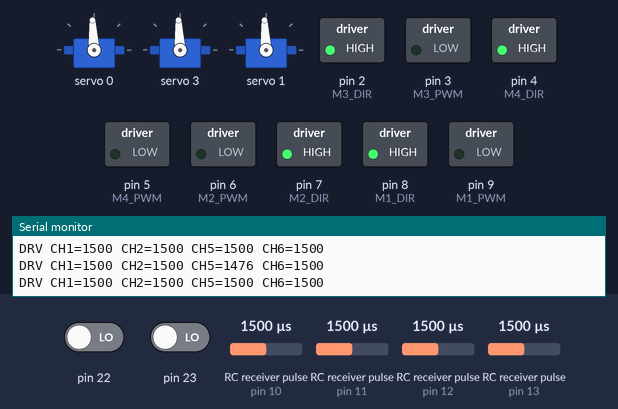
A sketch run on a simulated Arduino Uno, built with avr-gcc and run on an emulated ATmega328P. Parts: 3 × servo, switched loads named in the sketch (green lamp = pin HIGH), the last lines printed to the serial monitor. Wiring (inferred from the names in the program): 4 × RC receiver channel: data pin 10 / data pin 11 / data pin 12 / data pin 13. The inputs (shaded band) are chosen by the test bench; at power-on: RC receiver pulse (sensors on pin 10, pin 12, pin 11, pin 13) 1500 µs, pin 22 LOW, pin 23 LOW.

Above: at 1.2 s.
1.3 s: RC receiver pulse (sensor on pin 10) set to 1250 µs
At 2.86 s:
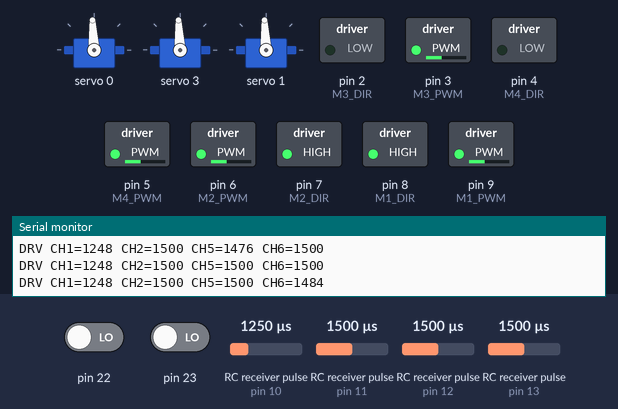
4.3 s: RC receiver pulse (sensor on pin 12) set to 1020 µs
At 5.68 s:
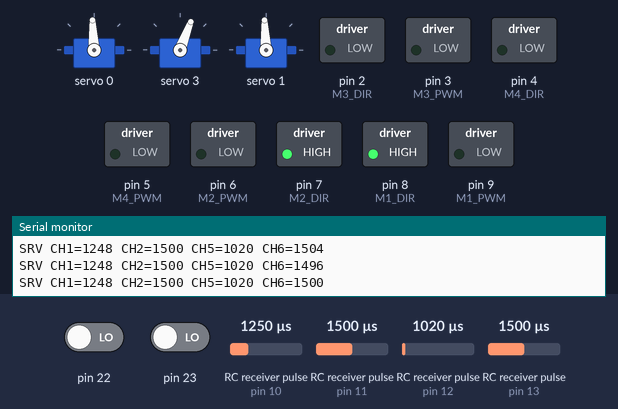
7.3 s: RC receiver pulse (sensor on pin 11) set to 1020 µs
At 7.7 s:
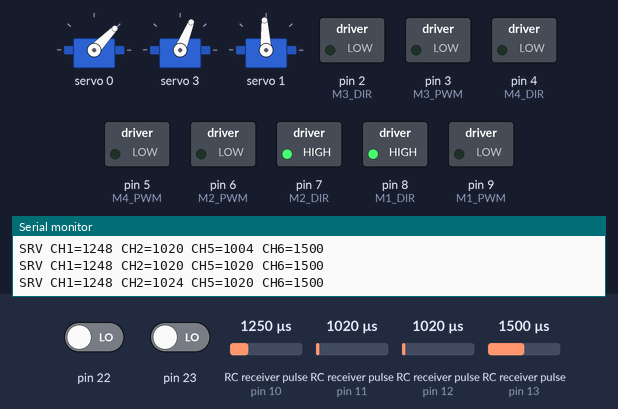
10.3 s: RC receiver pulse (sensor on pin 13) set to 1750 µs
At 12.3 s:
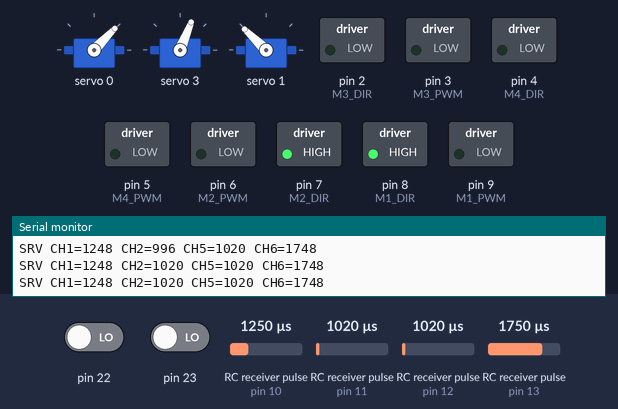
13.3 s: RC receiver pulse (sensor on pin 10) set to 1020 µs
16.3 s: RC receiver pulse (sensor on pin 11) set to 1250 µs
Timing chart, 0 to 20.3 s (numbered marks = the images above; inputs shaded):
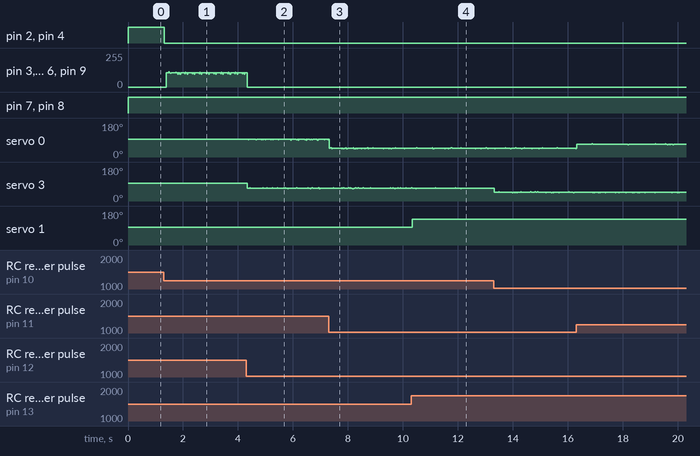

The sketch:

rover_logic.ino
```cpp
// ===== Rover 4-Motor + I2C Servos — Right-stick arcade =====
// Motors (MD20A drivers):
//   M1(9,8)  = Back Right
//   M2(6,7)  = Front Right
//   M3(3,2)  = Front Left
//   M4(5,4)  = Back Left
//
// Receiver (Spektrum DX6e, Mode 2 or 3):
//   CH1 Aileron  -> D10 (up down)  [PCINT PB2]
//   CH4 Elevator -> D11 (left right)  [PCINT PB3]
//   CH6 Aux1     -> D12 (mode switch: DRIVE<->SERVO) [PCINT PB4]
//   CH5 Aux2     -> D13 (servo snap 90° toggle)      [PCINT PB5]
//
// Servos via PCA9685 (I2C):
//   SERVO_A_CH and SERVO_B_CH mirror right stick in SERVO mode
//   SERVO_SNAP_CH goes to 90° when CH6 high, else neutral
//
// Notes:
// - No physical E-STOP pin. Failsafe (no fresh RX) → motors stop, servos neutral.
// - Per-motor inversion & steer/throttle inversion are configurable below.

#include <Arduino.h>
#include <Wire.h>
#include <Adafruit_PWMServoDriver.h>

// ---------------- Pin map ----------------
const uint8_t M1_PWM = 9,  M1_DIR = 8;   // Back right  (RIGHT side)
const uint8_t M2_PWM = 6,  M2_DIR = 7;   // Front right (RIGHT side)
const uint8_t M3_PWM = 3,  M3_DIR = 2;   // Front left  (LEFT side)
const uint8_t M4_PWM = 5,  M4_DIR = 4;   // Back left   (LEFT side)

// RX pins on PORTB (so we can read all with one PCINT vector)
const uint8_t RX_CH1_PIN = 10; // PB2
const uint8_t RX_CH2_PIN = 11; // PB3
const uint8_t RX_CH6_PIN = 12; // PB4  (mode switch)
const uint8_t RX_CH5_PIN = 13; // PB5  (snap switch)

// ---------------- I2C Servo config ----------------
// PCA9685 defaults to 0x40; change if yours is different.
Adafruit_PWMServoDriver pwm = Adafruit_PWMServoDriver(0x40);

// Pick channels on the PCA9685
const uint8_t SERVO_A_CH    = 0;   // mirrors throttle (U/D)
const uint8_t SERVO_B_CH    = 3;   // snap servo (CH5) working
const uint8_t SERVO_SNAP_CH = 1;   // L/R brush working

// pulse range for your servos on the PCA9685 (adjust if needed)
const uint16_t SERVO_MIN_US = 1000;
const uint16_t SERVO_MAX_US = 2000;
const uint16_t SERVO_NEUTRAL_US = 1500;
const uint16_t SERVO_SNAP_US    = 1950;  // ~90° (tune for your horn)

// Helper to write microseconds to PCA9685 channel
void pwmWriteUS(uint8_t ch, uint16_t us) {
  // PCA9685 runs at ~50–60 Hz; Adafruit lib maps setPWMFreq properly.
  // Convert microseconds to 12-bit ticks:
  // ticks = us * freq(Hz) * 4096 / 1e6
  // We set freq to 50 Hz below.
  const float freq = 50.0f;
  uint16_t ticks = (uint16_t)constrain((long)(us * freq * 4096.0f / 1000000.0f), 0L, 4095L);
  pwm.setPWM(ch, 0, ticks);
}

// ---------------- Tuning -----------------
const int      PULSE_MIN   = 1000;       // µs
const int      PULSE_CEN   = 1500;
const int      PULSE_MAX   = 2000;
const int      DEAD_US     = 40;
uint8_t        MAX_PWM     = 140;        // soft limit → raise when verified
const uint32_t FAILSAFE_MS = 150;        // stop if no RX update in this time
const int16_t  SLEW        = 8;          // PWM step per loop (ramp)

// Inversion knobs
bool INVERT_STEER     = false;           // flip stick L/R if turn is backwards
bool INVERT_THROTTLE  = false;           // flip stick U/D

// Per-motor flips (if a wheel spins wrong on forward)
bool INV_M1 = false;  // back right
bool INV_M2 = false;  // front right
bool INV_M3 = false;  // front left
bool INV_M4 = false;  // back left

// Mode thresholds (µs) for CH5 with hysteresis
const int MODE_SERVO_THRESHOLD_US = 1400; // below → SERVO mode
const int MODE_DRIVE_THRESHOLD_US = 1600; // above → DRIVE mode

// ---------------- RX state (all on PORTB) ----------------
volatile uint32_t ch1Rise=0, ch2Rise=0, ch5Rise=0, ch6Rise=0;
volatile uint16_t ch1_us=1500, ch2_us=1500, ch5_us=1500, ch6_us=1100;
volatile uint32_t lastRxMicros=0;
volatile uint8_t  prevPortB=0;

// --------------- Helpers ----------------
int16_t usToSigned255(int us) {
  us = constrain(us, PULSE_MIN, PULSE_MAX);
  int d = us - PULSE_CEN;
  if (abs(d) <= DEAD_US) return 0;
  long out = (long)d * 255 / 500;        // map 1000..2000 → -255..+255
  out = constrain(out, -255, 255);
  // gentle expo around center
  const uint8_t EXPO_PCT = 20;           // 0..100
  if (EXPO_PCT > 0) {
    float x = out / 255.0f;
    float expo = x*x*x;
    float mix = (1.0f - EXPO_PCT/100.0f)*x + (EXPO_PCT/100.0f)*expo;
    out = (int16_t)(mix * 255.0f);
  }
  return (int16_t)out;
}

inline void setMotor(uint8_t pwmPin, uint8_t dirPin, int16_t val) {
  int16_t v = constrain(val, -255, 255);
  if (v >= 0) { digitalWrite(dirPin, HIGH); analogWrite(pwmPin, (uint8_t)constrain((int)v, 0, (int)MAX_PWM)); }
  else        { digitalWrite(dirPin, LOW ); analogWrite(pwmPin, (uint8_t)constrain((int)(-v), 0, (int)MAX_PWM)); }
}

inline void stopAll() {
  analogWrite(M1_PWM, 0); analogWrite(M2_PWM, 0);
  analogWrite(M3_PWM, 0); analogWrite(M4_PWM, 0);
}

void driveLR(int16_t left, int16_t right) {
  // Right side = M1 (back-right), M2 (front-right)
  setMotor(M1_PWM, M1_DIR, INV_M1 ? -right : right);
  setMotor(M2_PWM, M2_DIR, INV_M2 ? -right : right);
  // Left side  = M3 (front-left), M4 (back-left)
  setMotor(M3_PWM, M3_DIR, INV_M3 ? -left  : left);
  setMotor(M4_PWM, M4_DIR, INV_M4 ? -left  : left);
}

// --------- Pin-change ISR for D10..D13 (PORTB) ----------
ISR(PCINT0_vect) {
  uint8_t pins = PINB;
  uint8_t changed = pins ^ prevPortB;
  prevPortB = pins;

  uint32_t now = micros();

  // D10 (PB2) CH1 Aileron
  if (changed & _BV(PB2)) {
    if (pins & _BV(PB2)) ch1Rise = now;  // rising
    else if (ch1Rise) {
      ch1_us = (uint16_t)constrain((int32_t)(now - ch1Rise), 900, 2100);
      lastRxMicros = now;
    }
  }
  // D11 (PB3) CH2 Elevator
  if (changed & _BV(PB3)) {
    if (pins & _BV(PB3)) ch2Rise = now;
    else if (ch2Rise) {
      ch2_us = (uint16_t)constrain((int32_t)(now - ch2Rise), 900, 2100);
      lastRxMicros = now;
    }
  }
  // D12 (PB4) CH5 Aux (mode)
  if (changed & _BV(PB4)) {
    if (pins & _BV(PB4)) ch5Rise = now;
    else if (ch5Rise) {
      ch5_us = (uint16_t)constrain((int32_t)(now - ch5Rise), 900, 2100);
      lastRxMicros = now;
    }
  }
  // D13 (PB5) CH6 Aux (snap)
  if (changed & _BV(PB5)) {
    if (pins & _BV(PB5)) ch6Rise = now;
    else if (ch6Rise) {
      ch6_us = (uint16_t)constrain((int32_t)(now - ch6Rise), 900, 2100);
      lastRxMicros = now;
    }
  }
}

// ----------------- Setup/loop -----------------------
void setup() {
  // Motors
  pinMode(M1_DIR, OUTPUT); pinMode(M2_DIR, OUTPUT);
  pinMode(M3_DIR, OUTPUT); pinMode(M4_DIR, OUTPUT);
  pinMode(M1_PWM, OUTPUT); pinMode(M2_PWM, OUTPUT);
  pinMode(M3_PWM, OUTPUT); pinMode(M4_PWM, OUTPUT);
  stopAll();

  // RX pins
  pinMode(RX_CH1_PIN, INPUT);
  pinMode(RX_CH2_PIN, INPUT);
  pinMode(RX_CH5_PIN, INPUT);
  pinMode(RX_CH6_PIN, INPUT);

  // Enable PCINT on D10..D13 (PB2..PB5)
  prevPortB = PINB;                   // snapshot
  PCICR  |= _BV(PCIE0);               // enable PCINT for PORTB
  PCMSK0 |= _BV(PCINT2) | _BV(PCINT3) | _BV(PCINT4) | _BV(PCINT5);

  // I2C Servos
  Wire.begin();
  pwm.begin();
  pwm.setPWMFreq(50.0f); // 50 Hz typical for hobby servos
  pwmWriteUS(SERVO_A_CH,    SERVO_NEUTRAL_US);
  pwmWriteUS(SERVO_B_CH,    SERVO_NEUTRAL_US);
  pwmWriteUS(SERVO_SNAP_CH, SERVO_NEUTRAL_US);

  Serial.begin(115200);
  Serial.println(F("=== Rover: DRIVE<->SERVO on CH5, SNAP on CH6 ==="));
  Serial.print(F("INV_M1=")); Serial.print(INV_M1);
  Serial.print(F(" INV_M2=")); Serial.print(INV_M2);
  Serial.print(F(" INV_M3=")); Serial.print(INV_M3);
  Serial.print(F(" INV_M4=")); Serial.println(INV_M4);
}

void loop() {
  // Copy RX safely
  noInterrupts();
  uint16_t us1 = ch1_us;   // steer
  uint16_t us2 = ch2_us;   // throttle
  uint16_t us5 = ch5_us;   // mode
  uint16_t us6 = ch6_us;   // snap
  uint32_t lastUs = lastRxMicros;
  interrupts();

  static int16_t curL = 0, curR = 0;
  static bool driveMode = true; // start in DRIVE

  // Determine mode with hysteresis
  if (driveMode) {
    if (us5 < MODE_SERVO_THRESHOLD_US) driveMode = false; // → SERVO
  } else {
    if (us5 > MODE_DRIVE_THRESHOLD_US) driveMode = true;  // → DRIVE
  }

  // Failsafe: stale pulses → stop/neutral
  bool stale = (micros() - lastUs) > (FAILSAFE_MS * 1000UL);

  if (driveMode && !stale) {
    // --- DRIVE: right-stick arcade ---
    int16_t steer = usToSigned255(us1);
    int16_t thr   = usToSigned255(us2);
    if (INVERT_STEER)    steer = -steer;
    if (INVERT_THROTTLE) thr   = -thr;

    long targetL = (long)thr + (long)steer;
    long targetR = (long)thr - (long)steer;
    targetL = constrain(targetL, -255, 255);
    targetR = constrain(targetR, -255, 255);

    auto step = [](int16_t cur, int16_t tgt)->int16_t {
      if (tgt > cur) { int16_t n = cur + SLEW; return (n > tgt) ? tgt : n; }
      if (tgt < cur) { int16_t n = cur - SLEW; return (n < tgt) ? tgt : n; }
      return cur;
    };
    curL = step(curL, (int16_t)targetL);
    curR = step(curR, (int16_t)targetR);

    driveLR(curL, curR);

    // hold servos neutral while in DRIVE
    pwmWriteUS(SERVO_A_CH,    SERVO_NEUTRAL_US);
    pwmWriteUS(SERVO_B_CH,    SERVO_NEUTRAL_US);
    pwmWriteUS(SERVO_SNAP_CH, (us6 > 1600) ? SERVO_SNAP_US : SERVO_NEUTRAL_US);
  } else {
    // --- SERVO MODE or STALE: motors idle, servos follow right stick ---
    stopAll();
    curL = 0; curR = 0;

    // map right stick to two servos
    auto usClamp = [](int u){ return (int)constrain(u, SERVO_MIN_US, SERVO_MAX_US); };
    // throttle (U/D) to SERVO_A, steer (L/R) to SERVO_B
    pwmWriteUS(SERVO_A_CH, usClamp(us2));
    pwmWriteUS(SERVO_B_CH, usClamp(us1));
    pwmWriteUS(SERVO_SNAP_CH, (us6 > 1600) ? SERVO_SNAP_US : SERVO_NEUTRAL_US);
  }

  // Telemetry ~20 Hz
  static uint32_t t0 = 0;
  if (millis() - t0 > 50) {
    t0 = millis();
    if (driveMode) {
  Serial.print(F("DRV "));
} else {
  Serial.print(F("SRV "));
}
    Serial.print(F("CH1=")); Serial.print(us1);
    Serial.print(F(" CH2=")); Serial.print(us2);
    Serial.print(F(" CH5=")); Serial.print(us5);
    Serial.print(F(" CH6=")); Serial.println(us6);
  }

  delay(2);
}
```

Measured:
- after the input at 1.3 s, pin 2 (M3_DIR), pin 4 (M4_DIR): HIGH → LOW at once
- after the input at 10.3 s, servo 1: 93° → 136° at once
